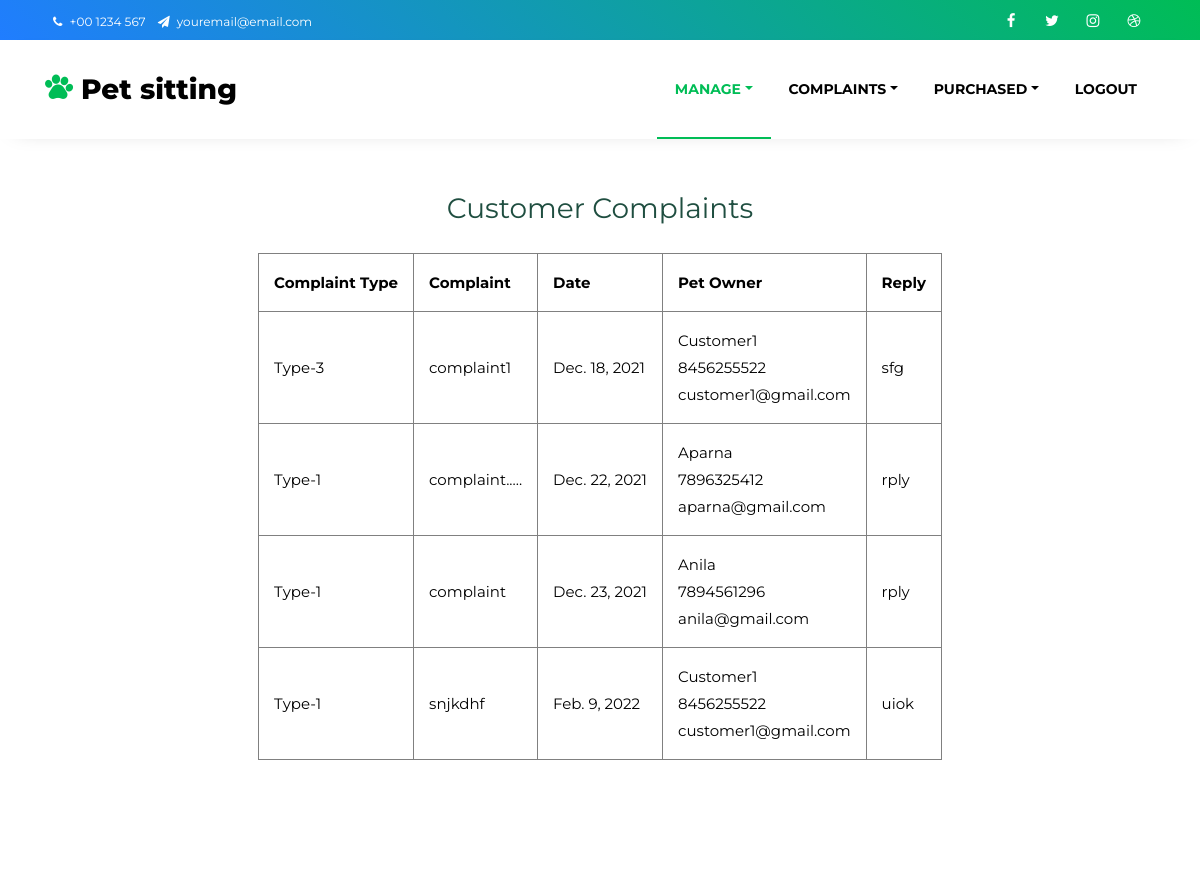
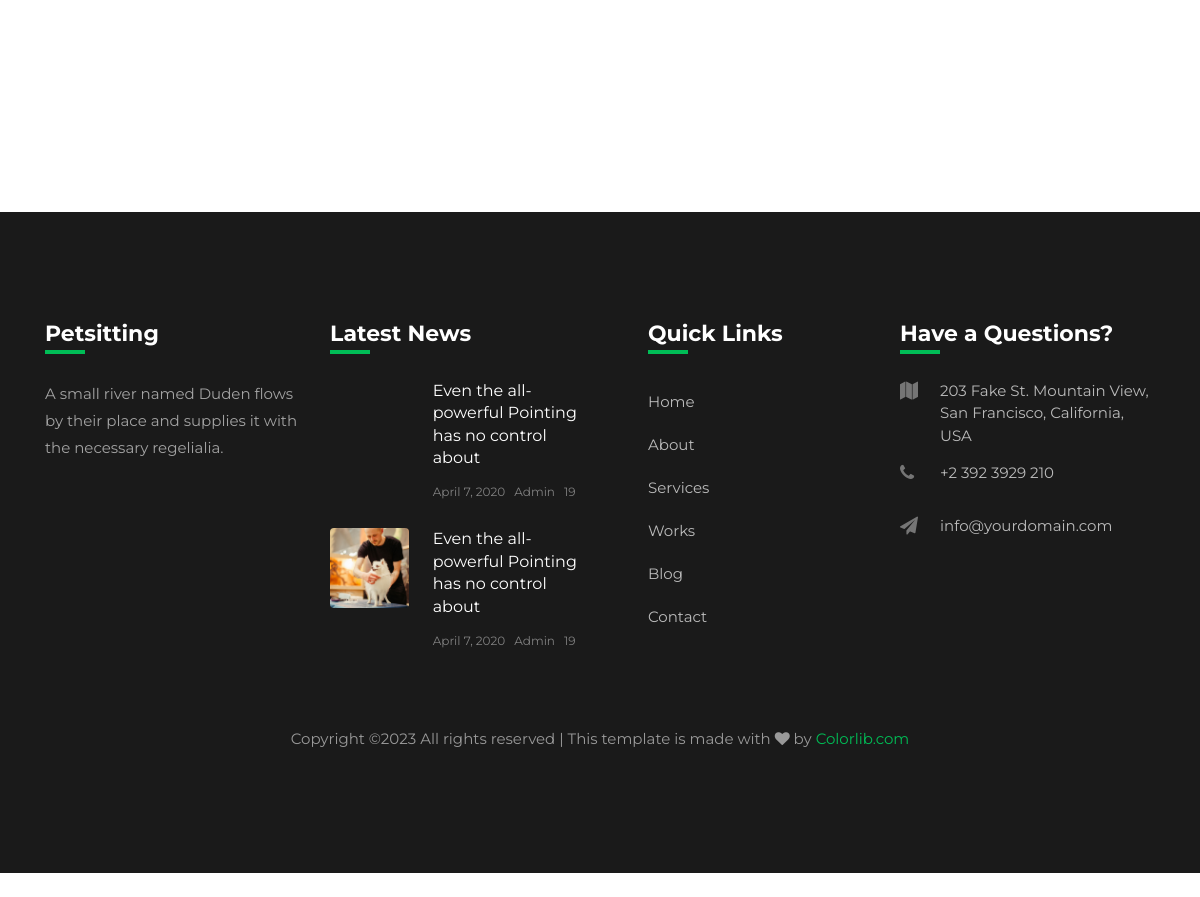
The page /admin1/customercomplaint/ on the database its author committed (2 pictures, top to bottom).
### PetOwner/models.py (models this page shows)
class CustomerComplaint(models.Model):
    ComplaintType=models.ForeignKey(ComplaintType,on_delete=models.SET_NULL,null=True)
    ComplaintData=models.TextField(null=False)
    Date=models.DateField(auto_now=True)
    PetOwner=models.ForeignKey(Customer,on_delete=models.CASCADE)
    Reply=models.CharField(max_length=1000,null=True)
    Status=models.IntegerField(default=0)

### BasicEntry/models.py (models this page shows)
class ComplaintType(models.Model):
    ComplaintType=models.CharField("ComplaintType",max_length=20,null=False,unique=True)
    def __str__(self):
        return self.ComplaintType

### Guest/models.py (models this page shows)
class Customer(models.Model):
    CustomerName=models.CharField(max_length=20,null=False)
    CustomerGender=models.CharField(max_length=20,null=False)
    CustomerContact=models.CharField(max_length=20,null=False)
    CustomerEmail=models.EmailField(max_length=20,null=False,unique=True)
    CustomerPlace=models.ForeignKey(Place,on_delete=models.SET_NULL,null=True)
    CustomerImage=models.FileField(upload_to='Uploads/PetOwnerPhotos/',null=True)
    CustomerUsername=models.CharField(max_length=20,null=False)
    CustomerPassword=models.CharField(max_length=20,null=False)
    def __str__(self):
        return self.CustomerName

### Admin/views.py (the view)
# urls.py: path('customercomplaint/',views.PetOwnerComplaints,name="customer-complaint"),
def PetOwnerComplaints(request):
    compl=CustomerComplaint.objects.all()
    return render(request,'Admin/CustomerComplaints.html',{'complaints':compl})

### Admin/templates/Admin/CustomerComplaints.html
{%  extends 'Guest/HeaderAdmin.html' %}
    {% load static %}
    {% block content %}
    <center><h3 class="mt-5 mb-4" style="color: rgb(31, 78, 64);">Customer Complaints</h3></center>
    <table align="center" border=1 style="border-collapse: collapse;" cellpadding=15>
        <tr>
            <th>Complaint Type</th>
            <th>Complaint</th>
            <th>Date</th>
            <th>Pet Owner</th>
            <th>Reply</th>
        </tr>
        {% for data in complaints %}
        <tr>
            <td>{{data.ComplaintType}}</td>
            <td>{{data.ComplaintData}}</td>
            <td>{{data.Date}}</td>
            <td>{{data.PetOwner}} <br>
                {{data.PetOwner.CustomerContact}} <br>
                {{data.PetOwner.CustomerEmail}}
            </td>
            {% if data.Status == 0 %}
            <td><a href="{% url 'Admin:customer-complaint-reply' data.id %}" class="btn btn-outline-success">Give Reply</a></td>
            {% elif data.Status == 1 %}
            <td>{{data.Reply}}</td>
            {% endif %}
        </tr>
        {% endfor %}
    </table>
    <br><br><br><br><br><br><br><br><br><br><br><br>
    {%  include 'Guest/Footer.html' %}
    {% endblock %}

### rows shown on the page
CustomerComplaint: ComplaintType "Type-3", ComplaintData "complaint1", Date "Dec. 18, 2021", PetOwner "Customer1", PetOwner.CustomerContact "8456255522", PetOwner.CustomerEmail "customer1@gmail.com", Reply "sfg"
CustomerComplaint: ComplaintType "Type-1", ComplaintData "complaint.....", Date "Dec. 22, 2021", PetOwner "Aparna", PetOwner.CustomerContact "7896325412", PetOwner.CustomerEmail "aparna@gmail.com", Reply "rply"
CustomerComplaint: ComplaintType "Type-1", ComplaintData "complaint", Date "Dec. 23, 2021", PetOwner "Anila", PetOwner.CustomerContact "7894561296", PetOwner.CustomerEmail "anila@gmail.com", Reply "rply"
CustomerComplaint: ComplaintType "Type-1", ComplaintData "snjkdhf", Date "Feb. 9, 2022", PetOwner "Customer1", PetOwner.CustomerContact "8456255522", PetOwner.CustomerEmail "customer1@gmail.com", Reply "uiok"
